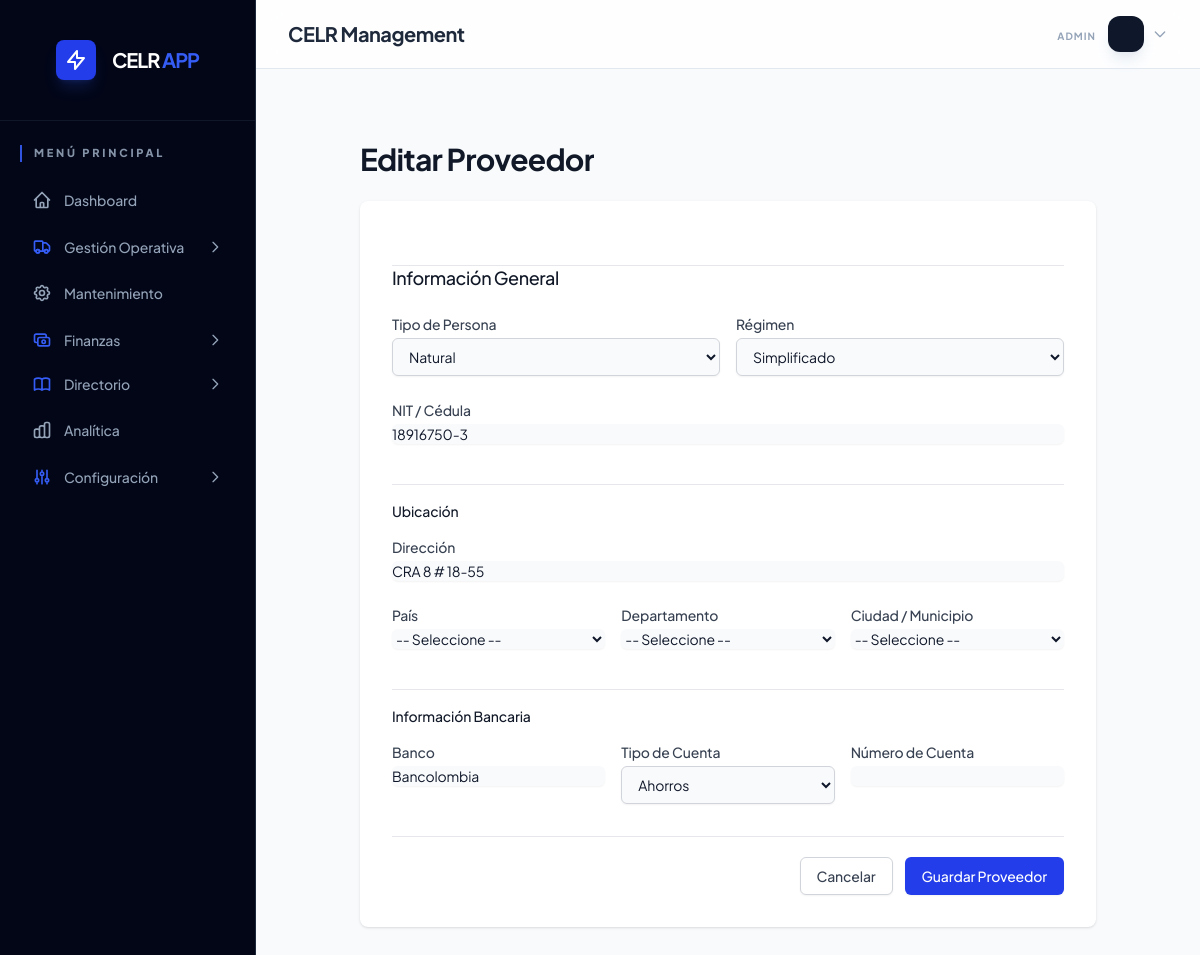
Screenshot of /supplier_form.php?id=3 (signed in) with the database file from the repository.
### tables this page shows
CREATE TABLE `suppliers` (
  `id` int(11) NOT NULL AUTO_INCREMENT,
  `person_type` enum('Natural','Jur+�dica') DEFAULT 'Natural',
  `tax_regime` enum('Com+�n','Simplificado') DEFAULT 'Simplificado',
  `nit` varchar(50) DEFAULT NULL,
  `firstname` varchar(100) DEFAULT NULL,
  `lastname1` varchar(100) DEFAULT NULL,
  `lastname2` varchar(100) DEFAULT NULL,
  `business_name` varchar(255) DEFAULT NULL,
  `address` varchar(255) DEFAULT NULL,
  `country` varchar(100) DEFAULT 'Colombia',
  `department` varchar(100) DEFAULT NULL,
  `city` varchar(100) DEFAULT NULL,
  `bank_name` varchar(100) DEFAULT NULL,
  `bank_account` varchar(100) DEFAULT NULL,
  `account_type` enum('Ahorros','Corriente') DEFAULT 'Ahorros',
  `created_at` timestamp NOT NULL DEFAULT current_timestamp(),
  PRIMARY KEY (`id`)
);

### supplier_form.php (the view, shortened to what this page needs)
<?php
include 'includes/header.php';
$s = null;
if (isset($_GET['id'])) {
    $stmt = $pdo->prepare("SELECT * FROM suppliers WHERE id = ?");
    $stmt->execute([$_GET['id']]);
    $s = $stmt->fetch();
}
$initialType = $s ? $s['person_type'] : 'Natural';
?>
<div class="max-w-3xl mx-auto py-10 px-4">
    <div class="md:flex md:items-center md:justify-between mb-6">
        <h2 class="text-2xl font-bold leading-7 text-gray-900 sm:text-3xl sm:truncate">
            <?php echo $s ? 'Editar Proveedor' : 'Nuevo Proveedor'; ?>
        </h2>
    </div>
    <div x-data="{ type: '<?php echo $initialType; ?>' }">
        <form action="save_supplier.php" method="POST"
            class="space-y-8 divide-y divide-gray-200 bg-white p-8 shadow rounded-lg">
            <div>
                <h3 class="text-lg leading-6 font-medium text-gray-900">Información General</h3>
                <div class="mt-6 grid grid-cols-1 gap-y-6 gap-x-4 sm:grid-cols-6">
                    <div class="sm:col-span-3">
                        <label class="block text-sm font-medium text-gray-700">Tipo de Persona</label>
                        <select name="person_type" x-model="type"
                            class="mt-1 block w-full py-2 px-3 border border-gray-300 bg-gray-50 rounded-md shadow-sm focus:outline-none focus:ring-brand-500 focus:border-brand-500 sm:text-sm">
                            <option value="Natural">Natural</option>
                        </select>
                    </div>
                    <div class="sm:col-span-3">
                        <label class="block text-sm font-medium text-gray-700">Régimen</label>
                        <select name="tax_regime"
                            class="mt-1 block w-full py-2 px-3 border border-gray-300 bg-gray-50 rounded-md shadow-sm focus:outline-none focus:ring-brand-500 focus:border-brand-500 sm:text-sm">
                            <option value="Simplificado" <?php echo ($s && $s['tax_regime'] == 'Simplificado') ? 'selected' : ''; ?>>Simplificado</option>
                        </select>
                    </div>
                    <div class="sm:col-span-6">
                        <label class="block text-sm font-medium text-gray-700">NIT / Cédula</label>
                        <input type="text" name="nit" value="<?php echo $s['nit'] ?? ''; ?>" required
                            class="mt-1 focus:ring-brand-500 focus:border-brand-500 block w-full shadow-sm sm:text-sm border-gray-300 rounded-md bg-gray-50">
                    </div>
                    <div class="sm:col-span-6 border-t border-gray-200 mt-4 pt-4"
                        x-data="locationSelector('<?php echo $s['country'] ?? 'Colombia'; ?>', '<?php echo $s['department'] ?? ''; ?>', '<?php echo $s['city'] ?? ''; ?>')"
                        x-init="init()">
                        <h4 class="text-sm font-medium text-gray-900 mb-4">Ubicación</h4>
                        <div class="grid grid-cols-1 gap-y-6 gap-x-4 sm:grid-cols-6">
                            <div class="sm:col-span-6">
                                <label class="block text-sm font-medium text-gray-700">Dirección</label>
                                <input type="text" name="address" value="<?php echo $s['address'] ?? ''; ?>"
                                    class="mt-1 focus:ring-brand-500 focus:border-brand-500 block w-full shadow-sm sm:text-sm border-gray-300 rounded-md bg-gray-50">
                            </div>
                            <div class="sm:col-span-2">
                                <label class="block text-sm font-medium text-gray-700">País</label>
                                <select name="country" x-model="selectedCountry" @change="onCountryChange()"
                                    class="mt-1 block w-full rounded-md border-gray-300 bg-gray-50 shadow-sm focus:border-brand-500 focus:ring-brand-500 sm:text-sm">
                                    <option value="">-- Seleccione --</option>
                                </select>
                            </div>
                            <div class="sm:col-span-2">
                                <label class="block text-sm font-medium text-gray-700">Departamento</label>
                                <select name="department" x-model="selectedState" @change="onStateChange()"
                                    :disabled="!selectedCountry"
                                    class="mt-1 block w-full rounded-md border-gray-300 bg-gray-50 shadow-sm focus:border-brand-500 focus:ring-brand-500 sm:text-sm">
                                    <option value="">-- Seleccione --</option>
                                </select>
                            </div>
                            <div class="sm:col-span-2">
                                <label class="block text-sm font-medium text-gray-700">Ciudad / Municipio</label>
                                <select name="city" x-model="selectedCity" :disabled="!selectedState"
                                    class="mt-1 block w-full rounded-md border-gray-300 bg-gray-50 shadow-sm focus:border-brand-500 focus:ring-brand-500 sm:text-sm">
                                    <option value="">-- Seleccione --</option>
                                </select>
                            </div>
                        </div>
                    </div>
                    <div class="sm:col-span-6 border-t border-gray-200 mt-4 pt-4">
                        <h4 class="text-sm font-medium text-gray-900 mb-4">Información Bancaria</h4>
                        <div class="grid grid-cols-1 gap-y-6 gap-x-4 sm:grid-cols-6">
                            <div class="sm:col-span-2">
                                <label class="block text-sm font-medium text-gray-700">Banco</label>
                                <input type="text" name="bank_name" value="<?php echo $s['bank_name'] ?? ''; ?>"
                                    class="mt-1 focus:ring-brand-500 focus:border-brand-500 block w-full shadow-sm sm:text-sm border-gray-300 rounded-md bg-gray-50">
                            </div>
                            <div class="sm:col-span-2">
                                <label class="block text-sm font-medium text-gray-700">Tipo de Cuenta</label>
                                <select name="account_type"
                                    class="mt-1 block w-full py-2 px-3 border border-gray-300 bg-gray-50 rounded-md shadow-sm focus:outline-none focus:ring-brand-500 focus:border-brand-500 sm:text-sm">
                                    <option value="Ahorros" <?php echo ($s && $s['account_type'] == 'Ahorros') ? 'selected' : ''; ?>>Ahorros</option>
                                </select>
                            </div>
                            <div class="sm:col-span-2">
                                <label class="block text-sm font-medium text-gray-700">Número de Cuenta</label>
                                <input type="text" name="bank_account" value="<?php echo $s['bank_account'] ?? ''; ?>"
                                    class="mt-1 focus:ring-brand-500 focus:border-brand-500 block w-full shadow-sm sm:text-sm border-gray-300 rounded-md bg-gray-50">
                            </div>
                        </div>
                    </div>
                </div>
            </div>
            <div class="pt-5">
                <div class="flex justify-end">
                    <a href="suppliers.php"
                        class="bg-white py-2 px-4 border border-gray-300 rounded-md shadow-sm text-sm font-medium text-gray-700 hover:bg-gray-50 focus:outline-none focus:ring-2 focus:ring-offset-2 focus:ring-brand-500">
                        Cancelar
                    </a>
                    <button type="submit"
                        class="ml-3 inline-flex justify-center py-2 px-4 border border-transparent shadow-sm text-sm font-medium rounded-md text-white bg-brand-600 hover:bg-brand-700 focus:outline-none focus:ring-2 focus:ring-offset-2 focus:ring-brand-500">
                        Guardar Proveedor
                    </button>
                </div>
            </div>
        </form>
    </div>
</div>
<?php include 'includes/footer.php'; ?>

### index.css (style rules this page uses)
:root { --brand-50: #eff6ff; --brand-100: #dbeafe; --brand-200: #bfdbfe; --brand-500: #3b82f6; --brand-600: #2563eb; --brand-700: #1d4ed8; --brand-800: #1e40af; --slate-50: #f8fafc; --slate-100: #f1f5f9; --slate-200: #e2e8f0; --slate-300: #cbd5e1; --slate-400: #94a3b8; --slate-500: #64748b; --slate-600: #475569; --slate-700: #334155; --slate-800: #1e293b; --slate-900: #0f172a; --slate-950: #020617; }
body { background-color: var(--slate-50); font-family: 'Plus Jakarta Sans', system-ui, -apple-system, sans-serif; color: var(--slate-800); -webkit-font-smoothing: antialiased; letter-spacing: -0.01em; }
h1, h2, h3, .font-bold { letter-spacing: -0.025em; }

### rows the page displays
suppliers: nit "18916750-3", address "CRA 8 # 18-55", bank_name "Bancolombia", account_type "Ahorros"

### other values shown
$item['name'] "Dashboard"
$item['name'] "Gestión Operativa"
$item['name'] "Mantenimiento"
$item['name'] "Finanzas"
$item['name'] "Directorio"
$item['name'] "Analítica"
$item['name'] "Configuración"
$_SESSION['role'] "ADMIN"
